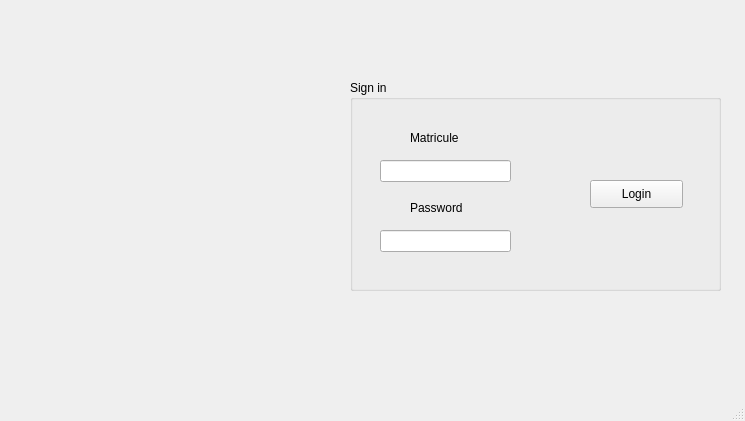
<?xml version="1.0" encoding="UTF-8"?>
<ui version="4.0">
 <class>MainWindow</class>
 <widget class="QMainWindow" name="MainWindow">
  <property name="geometry">
   <rect>
    <x>0</x>
    <y>0</y>
    <width>745</width>
    <height>421</height>
   </rect>
  </property>
  <property name="windowTitle">
   <string>MainWindow</string>
  </property>
  <widget class="QWidget" name="centralwidget">
   <widget class="QGroupBox" name="groupBox">
    <property name="geometry">
     <rect>
      <x>350</x>
      <y>80</y>
      <width>371</width>
      <height>211</height>
     </rect>
    </property>
    <property name="title">
     <string>Sign in</string>
    </property>
    <widget class="QLineEdit" name="lineEdit_2">
     <property name="geometry">
      <rect>
       <x>30</x>
       <y>150</y>
       <width>131</width>
       <height>22</height>
      </rect>
     </property>
     <property name="echoMode">
      <enum>QLineEdit::Password</enum>
     </property>
    </widget>
    <widget class="QLineEdit" name="lineEdit">
     <property name="geometry">
      <rect>
       <x>30</x>
       <y>80</y>
       <width>131</width>
       <height>22</height>
      </rect>
     </property>
    </widget>
    <widget class="QLabel" name="label">
     <property name="geometry">
      <rect>
       <x>60</x>
       <y>50</y>
       <width>55</width>
       <height>16</height>
      </rect>
     </property>
     <property name="text">
      <string>Matricule</string>
     </property>
    </widget>
    <widget class="QLabel" name="label_2">
     <property name="geometry">
      <rect>
       <x>60</x>
       <y>120</y>
       <width>55</width>
       <height>16</height>
      </rect>
     </property>
     <property name="text">
      <string>Password</string>
     </property>
    </widget>
    <widget class="QPushButton" name="pushButton">
     <property name="geometry">
      <rect>
       <x>240</x>
       <y>100</y>
       <width>93</width>
       <height>28</height>
      </rect>
     </property>
     <property name="text">
      <string>Login</string>
     </property>
    </widget>
   </widget>
   <widget class="QLabel" name="label_3">
    <property name="geometry">
     <rect>
      <x>20</x>
      <y>10</y>
      <width>321</width>
      <height>371</height>
     </rect>
    </property>
    <property name="text">
     <string/>
    </property>
   </widget>
  </widget>
  <widget class="QMenuBar" name="menubar">
   <property name="geometry">
    <rect>
     <x>0</x>
     <y>0</y>
     <width>745</width>
     <height>26</height>
    </rect>
   </property>
  </widget>
  <widget class="QStatusBar" name="statusbar"/>
 </widget>
 <resources/>
 <connections/>
</ui>
